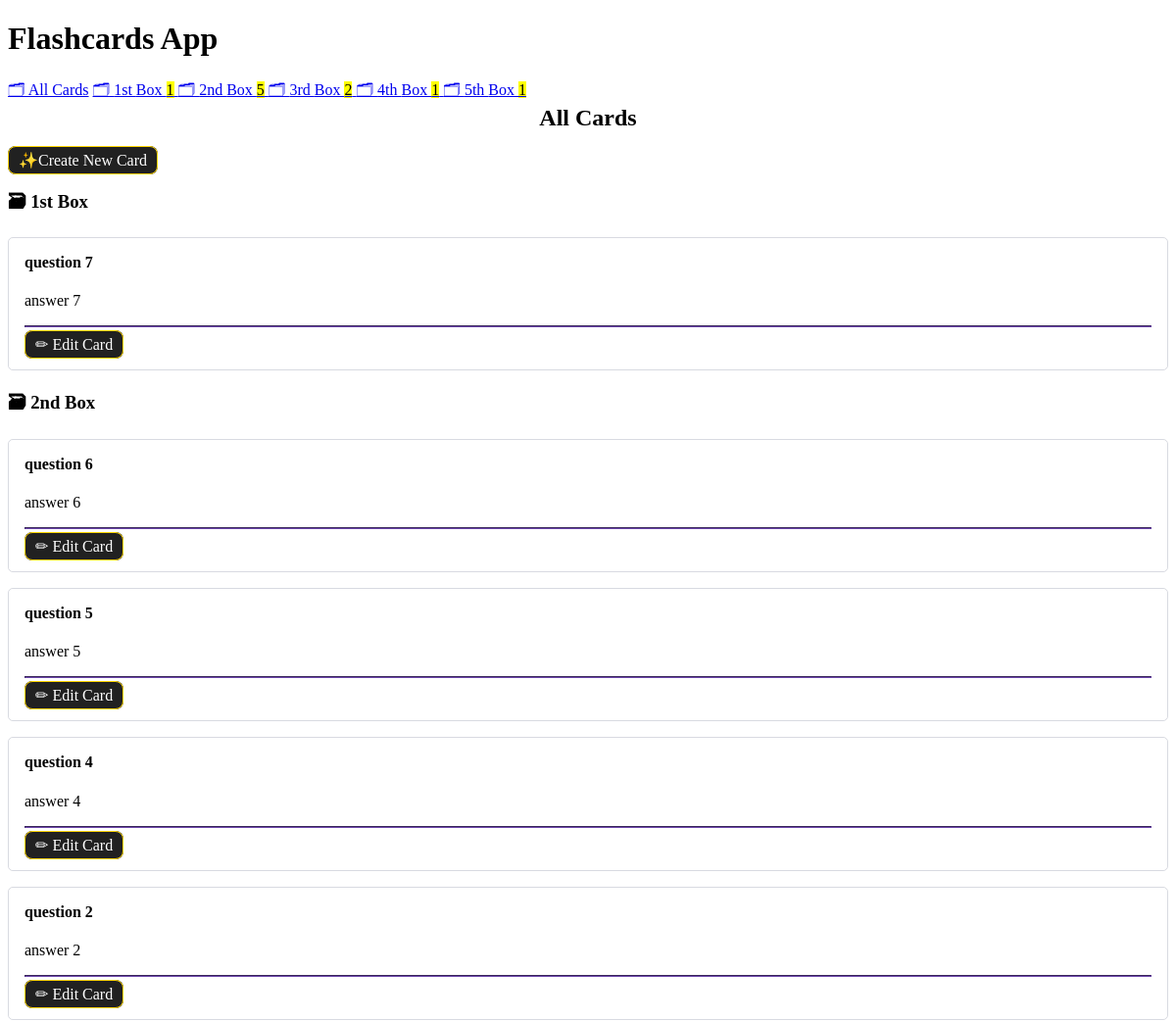
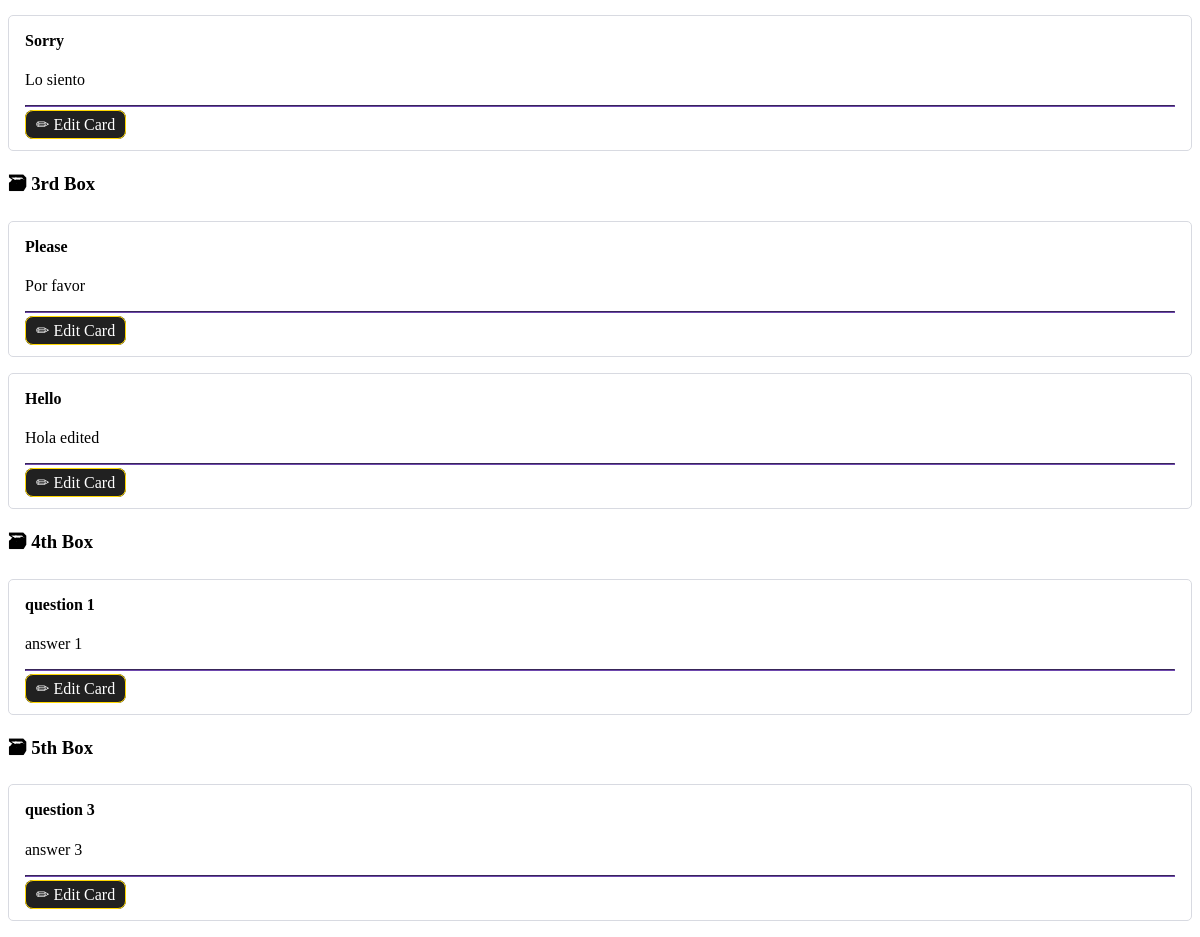
The page / on the database its author committed (2 pictures, top to bottom).
### cards/models.py (models this page shows, shortened)
class Card(models.Model):
    question = models.CharField(max_length=100)
    answer = models.CharField(max_length=100)
    box = models.IntegerField(choices=zip(BOXES, BOXES), default=BOXES[0])        # [(1, 1), (2, 2), (3, 3), (4, 4), (5, 5)]
    date_created = models.DateTimeField(auto_now_add=True)

### cards/views.py (the view)
# urls.py: path("" ,views.CardListView.as_view(),name="card-list"),
class CardListView(ListView):
    model = Card
    queryset = Card.objects.all().order_by("box","-date_created")

### cards/templatetags/cards_tags.py (called while the page is built)
@register.inclusion_tag("cards/box_links.html")
def boxes_as_links():
    boxes = []
    for box_num in BOXES:
        card_count = Card.objects.filter(box=box_num).count()
        boxes.append({
            "number": box_num,
            "card_count": card_count,
        })
    return {"boxes": boxes}

### cards/templates/cards/card_list.html
{% extends "cards/base.html" %}
{% load humanize %}
{% block content %}
    <h2>
        All Cards
    </h2>
    <a href="{%url 'card-create'%}" role="button">✨Create New Card</a>
    {% for card in card_list %}
        {% ifchanged %}
            <h3>🗃 {{ card.box | ordinal }} Box</h3>
        {% endifchanged %}
        {% include "cards/card.html" %}
    {% endfor %}
{% endblock content %}

### cards/templates/cards/base.html (shortened to what this page needs)
<!DOCTYPE html>
<html lang="en">
<head>
    <link rel="stylesheet" href="https://cdn.simplecss.org/simple.min.css">
</head>
</head>
<body>
    <header>
        <h1>Flashcards App</h1>
        {% include "cards/navigation.html" %}
    </header>
    <main>
        {% block content %}{% endblock content %}
    </main>
</body>
</html>

### cards/templates/cards/navigation.html
{% load cards_tags %}
<nav>
    <a href="{% url 'card-list' %}">🗂 All Cards</a>
    {% boxes_as_links %}
</nav>

### cards/templates/cards/box_links.html
{% load humanize %}
{% for box in boxes %}
    <a href="{% url 'box' box_num=box.number %}">
        🗂 {{ box.number | ordinal }} Box <mark>{{ box.card_count }}</mark>
    </a>
{% endfor %}

### cards/templates/cards/card.html (shortened to what this page needs)
<article>
    <h4>{{ card.question }}</h4>
    {% if not check_card %}
        <p>{{ card.answer }}</p>
        <hr>
        <a href="{% url 'card-update' card.id %}" role="button"> ✏  Edit Card </a>
    {% endif %}
</article>

### cards/templates/cards/base.html (style rules this page uses)
:root { --accent: #6e48ad; --accent-bg: white; --bg: #fff; --text: #212121; --text-light: #585858; --border: #d8dae1; --code: #d81b60; --preformatted: #444; }
article { background-color: var(--marked); border: 1px solid var(--border); border-radius: 5px; padding: 1em; margin: 1em 0; }
h2 { text-align: center; }
h2, h4 { margin-top: 0; }
hr { background: var(--accent); border-color: var(--accent); }
button, a[role="button"] { color: white; text-decoration: none; background-color: #212121; padding: 5px 10px; border-radius: 8px; border: 1px solid gold; }

### rows shown on the page
Card: box|ordinal "1st", question "question 7", answer "answer 7"
Card: box|ordinal "2nd", question "question 6", answer "answer 6"
Card: question "question 5", answer "answer 5"
Card: question "question 4", answer "answer 4"
Card: question "question 2", answer "answer 2"
Card: question "Sorry", answer "Lo siento"
Card: box|ordinal "3rd", question "Please", answer "Por favor"
Card: question "Hello", answer "Hola edited"
Card: box|ordinal "4th", question "question 1", answer "answer 1"
Card: box|ordinal "5th", question "question 3", answer "answer 3"

### other values the page prints
{{ box.number | ordinal }} "1st" "2nd" "3rd" "4th" "5th"
{{ box.card_count }} "1" "5" "2" "1" "1"
